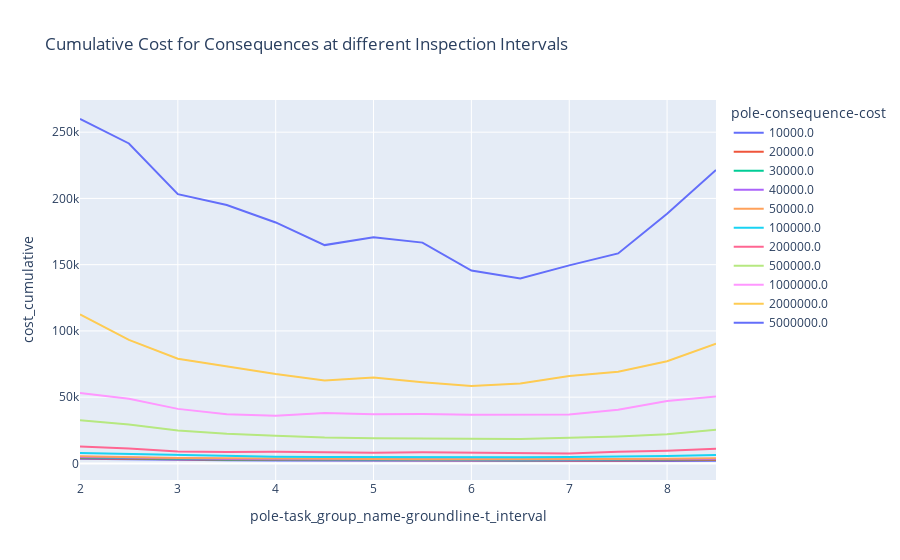
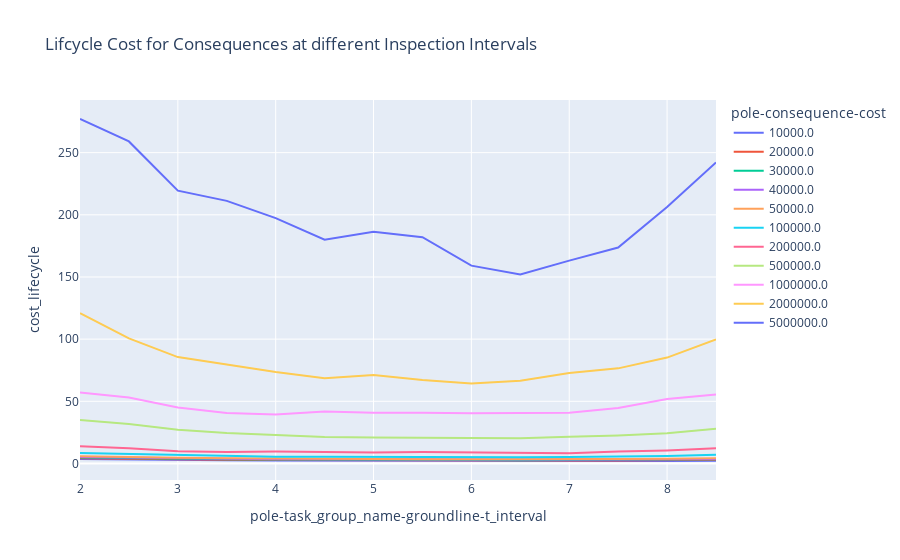
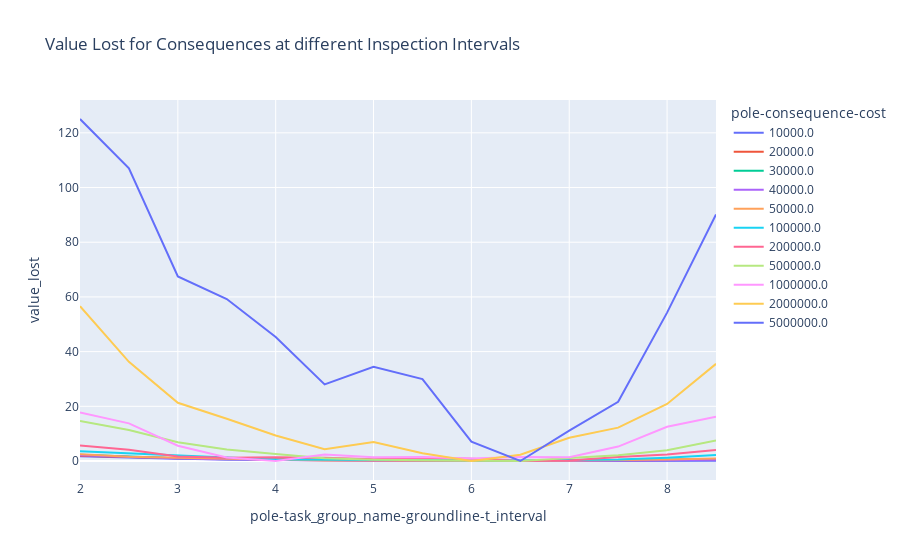

The cell these charts' notebook holds for them, in order:
### Code cell
df_plot = df_total.copy(deep=True)
df_plot['pole-task_group_name-groundline-t_interval'] = df_plot['pole-task_group_name-groundline-t_interval'] / 12

px.line(df_plot.reset_index(), x=x_axis, y='cost_cumulative', color=y_axis, title = "Cumulative Cost for Consequences at different Inspection Intervals").show()
px.line(df_plot.reset_index(), x=x_axis, y='cost_lifecycle', color=y_axis, title = "Lifcycle Cost for Consequences at different Inspection Intervals").show()
px.line(df_plot.reset_index(), x=x_axis, y='value_lost', color=y_axis, title = "Value Lost for Consequences at different Inspection Intervals").show()

### Figure 1 — Plotly figure (JSON) as saved in the notebook; plotly's stock layout.template omitted (floating-point values rounded to 4 significant figures)
{"data": [{"hovertemplate": "pole-consequence-cost=10000.0<br>pole-task_group_name-groundline-t_interval=%{x}<br>cost_cumulative=%{y}<extra></extra>", "legendgroup": "10000.0", "line": {"color": "#636efa", "dash": "solid"}, "mode": "lines", "name": "10000.0", "orientation": "v", "showlegend": true, "type": "scatter", "x": [2, 2.5, 3, 3.5, 4, 4.5, 5, 5.5, 6, 6.5, 7, 7.5, 8, 8.5], "xaxis": "x", "y": [3436.0, 2951.0, 2619.0, 2358.0, 2203.0, 2087.0, 2030.0, 1990.0, 1934.0, 1809.0, 1843.0, 1843.0, 1840.0, 1930.0], "yaxis": "y"}, {"hovertemplate": "pole-consequence-cost=20000.0<br>pole-task_group_name-groundline-t_interval=%{x}<br>cost_cumulative=%{y}<extra></extra>", "legendgroup": "20000.0", "line": {"color": "#EF553B", "dash": "solid"}, "mode": "lines", "name": "20000.0", "orientation": "v", "showlegend": true, "type": "scatter", "x": [2, 2.5, 3, 3.5, 4, 4.5, 5, 5.5, 6, 6.5, 7, 7.5, 8, 8.5], "xaxis": "x", "y": [3912.0, 3416.0, 3004.0, 2824.0, 2550.0, 2412.0, 2308.0, 2219.0, 2071.0, 2100.0, 2135.0, 2215.0, 2380.0, 2623.0], "yaxis": "y"}, {"hovertemplate": "pole-consequence-cost=30000.0<br>pole-task_group_name-groundline-t_interval=%{x}<br>cost_cumulative=%{y}<extra></extra>", "legendgroup": "30000.0", "line": {"color": "#00cc96", "dash": "solid"}, "mode": "lines", "name": "30000.0", "orientation": "v", "showlegend": true, "type": "scatter", "x": [2, 2.5, 3, 3.5, 4, 4.5, 5, 5.5, 6, 6.5, 7, 7.5, 8, 8.5], "xaxis": "x", "y": [4543.0, 3864.0, 3366.0, 3011.0, 2881.0, 2652.0, 2579.0, 2535.0, 2498.0, 2408.0, 2512.0, 2546.0, 2793.0, 3046.0], "yaxis": "y"}, {"hovertemplate": "pole-consequence-cost=40000.0<br>pole-task_group_name-groundline-t_interval=%{x}<br>cost_cumulative=%{y}<extra></extra>", "legendgroup": "40000.0", "line": {"color": "#ab63fa", "dash": "solid"}, "mode": "lines", "name": "40000.0", "orientation": "v", "showlegend": true, "type": "scatter", "x": [2, 2.5, 3, 3.5, 4, 4.5, 5, 5.5, 6, 6.5, 7, 7.5, 8, 8.5], "xaxis": "x", "y": [4861.0, 4257.0, 3736.0, 3389.0, 3112.0, 2968.0, 2857.0, 2830.0, 2854.0, 2850.0, 2855.0, 2949.0, 3129.0, 3245.0], "yaxis": "y"}, {"hovertemplate": "pole-consequence-cost=50000.0<br>pole-task_group_name-groundline-t_interval=%{x}<br>cost_cumulative=%{y}<extra></extra>", "legendgroup": "50000.0", "line": {"color": "#FFA15A", "dash": "solid"}, "mode": "lines", "name": "50000.0", "orientation": "v", "showlegend": true, "type": "scatter", "x": [2, 2.5, 3, 3.5, 4, 4.5, 5, 5.5, 6, 6.5, 7, 7.5, 8, 8.5], "xaxis": "x", "y": [5383.0, 4536.0, 4131.0, 3832.0, 3522.0, 3267.0, 3229.0, 3154.0, 3070.0, 3041.0, 3181.0, 3342.0, 3534.0, 3908.0], "yaxis": "y"}, {"hovertemplate": "pole-consequence-cost=100000.0<br>pole-task_group_name-groundline-t_interval=%{x}<br>cost_cumulative=%{y}<extra></extra>", "legendgroup": "100000.0", "line": {"color": "#19d3f3", "dash": "solid"}, "mode": "lines", "name": "100000.0", "orientation": "v", "showlegend": true, "type": "scatter", "x": [2, 2.5, 3, 3.5, 4, 4.5, 5, 5.5, 6, 6.5, 7, 7.5, 8, 8.5], "xaxis": "x", "y": [7890.0, 7075.0, 6177.0, 5634.0, 4975.0, 4857.0, 4742.0, 4564.0, 4462.0, 4602.0, 4800.0, 4948.0, 5541.0, 6418.0], "yaxis": "y"}, {"hovertemplate": "pole-consequence-cost=200000.0<br>pole-task_group_name-groundline-t_interval=%{x}<br>cost_cumulative=%{y}<extra></extra>", "legendgroup": "200000.0", "line": {"color": "#FF6692", "dash": "solid"}, "mode": "lines", "name": "200000.0", "orientation": "v", "showlegend": true, "type": "scatter", "x": [2, 2.5, 3, 3.5, 4, 4.5, 5, 5.5, 6, 6.5, 7, 7.5, 8, 8.5], "xaxis": "x", "y": [12770.0, 11270.0, 8981.0, 8513.0, 8718.0, 8520.0, 8016.0, 8437.0, 8111.0, 7364.0, 7532.0, 8697.0, 9550.0, 11060.0], "yaxis": "y"}, {"hovertemplate": "pole-consequence-cost=500000.0<br>pole-task_group_name-groundline-t_interval=%{x}<br>cost_cumulative=%{y}<extra></extra>", "legendgroup": "500000.0", "line": {"color": "#B6E880", "dash": "solid"}, "mode": "lines", "name": "500000.0", "orientation": "v", "showlegend": true, "type": "scatter", "x": [2, 2.5, 3, 3.5, 4, 4.5, 5, 5.5, 6, 6.5, 7, 7.5, 8, 8.5], "xaxis": "x", "y": [32570.0, 29290.0, 24920.0, 22410.0, 20860.0, 19450.0, 18990.0, 18830.0, 18590.0, 18470.0, 19370.0, 20360.0, 22050.0, 25360.0], "yaxis": "y"}, {"hovertemplate": "pole-consequence-cost=1000000.0<br>pole-task_group_name-groundline-t_interval=%{x}<br>cost_cumulative=%{y}<extra></extra>", "legendgroup": "1000000.0", "line": {"color": "#FF97FF", "dash": "solid"}, "mode": "lines", "name": "1000000.0", "orientation": "v", "showlegend": true, "type": "scatter", "x": [2, 2.5, 3, 3.5, 4, 4.5, 5, 5.5, 6, 6.5, 7, 7.5, 8, 8.5], "xaxis": "x", "y": [53100.0, 48840.0, 41160.0, 37160.0, 36030.0, 37964, 37110.0, 37260.0, 36640.0, 36990.0, 36970.0, 40570.0, 47170.0, 50570.0], "yaxis": "y"}, {"hovertemplate": "pole-consequence-cost=2000000.0<br>pole-task_group_name-groundline-t_interval=%{x}<br>cost_cumulative=%{y}<extra></extra>", "legendgroup": "2000000.0", "line": {"color": "#FECB52", "dash": "solid"}, "mode": "lines", "name": "2000000.0", "orientation": "v", "showlegend": true, "type": "scatter", "x": [2, 2.5, 3, 3.5, 4, 4.5, 5, 5.5, 6, 6.5, 7, 7.5, 8, 8.5], "xaxis": "x", "y": [112500.0, 93260.0, 78970.0, 73190.0, 67450.0, 62560.0, 64920.0, 61270.0, 58420.0, 60370.0, 65930.0, 69110.0, 77110.0, 90340.0], "yaxis": "y"}, {"hovertemplate": "pole-consequence-cost=5000000.0<br>pole-task_group_name-groundline-t_interval=%{x}<br>cost_cumulative=%{y}<extra></extra>", "legendgroup": "5000000.0", "line": {"color": "#636efa", "dash": "solid"}, "mode": "lines", "name": "5000000.0", "orientation": "v", "showlegend": true, "type": "scatter", "x": [2, 2.5, 3, 3.5, 4, 4.5, 5, 5.5, 6, 6.5, 7, 7.5, 8, 8.5], "xaxis": "x", "y": [259900.0, 241500.0, 203200.0, 195000.0, 181900.0, 164800.0, 170700.0, 166600.0, 145600.0, 139500.0, 149500.0, 158500.0, 188500.0, 221500.0], "yaxis": "y"}], "layout": {"legend": {"title": {"text": "pole-consequence-cost"}, "tracegroupgap": 0}, "title": {"text": "Cumulative Cost for Consequences at different Inspection Intervals"}, "xaxis": {"anchor": "y", "domain": [0, 1], "title": {"text": "pole-task_group_name-groundline-t_interval"}}, "yaxis": {"anchor": "x", "domain": [0, 1], "title": {"text": "cost_cumulative"}}}}

### Figure 2 — Plotly figure (JSON) as saved in the notebook; plotly's stock layout.template omitted (floating-point values rounded to 4 significant figures)
{"data": [{"hovertemplate": "pole-consequence-cost=10000.0<br>pole-task_group_name-groundline-t_interval=%{x}<br>cost_lifecycle=%{y}<extra></extra>", "legendgroup": "10000.0", "line": {"color": "#636efa", "dash": "solid"}, "mode": "lines", "name": "10000.0", "orientation": "v", "showlegend": true, "type": "scatter", "x": [2, 2.5, 3, 3.5, 4, 4.5, 5, 5.5, 6, 6.5, 7, 7.5, 8, 8.5], "xaxis": "x", "y": [3.693, 3.182, 2.835, 2.559, 2.422, 2.294, 2.24, 2.201, 2.143, 1.989, 2.028, 2.03, 2.022, 2.115], "yaxis": "y"}, {"hovertemplate": "pole-consequence-cost=20000.0<br>pole-task_group_name-groundline-t_interval=%{x}<br>cost_lifecycle=%{y}<extra></extra>", "legendgroup": "20000.0", "line": {"color": "#EF553B", "dash": "solid"}, "mode": "lines", "name": "20000.0", "orientation": "v", "showlegend": true, "type": "scatter", "x": [2, 2.5, 3, 3.5, 4, 4.5, 5, 5.5, 6, 6.5, 7, 7.5, 8, 8.5], "xaxis": "x", "y": [4.215, 3.689, 3.279, 3.091, 2.8, 2.653, 2.544, 2.43, 2.271, 2.313, 2.348, 2.43, 2.617, 2.895], "yaxis": "y"}, {"hovertemplate": "pole-consequence-cost=30000.0<br>pole-task_group_name-groundline-t_interval=%{x}<br>cost_lifecycle=%{y}<extra></extra>", "legendgroup": "30000.0", "line": {"color": "#00cc96", "dash": "solid"}, "mode": "lines", "name": "30000.0", "orientation": "v", "showlegend": true, "type": "scatter", "x": [2, 2.5, 3, 3.5, 4, 4.5, 5, 5.5, 6, 6.5, 7, 7.5, 8, 8.5], "xaxis": "x", "y": [4.895, 4.183, 3.664, 3.297, 3.168, 2.928, 2.849, 2.8, 2.757, 2.652, 2.759, 2.791, 3.071, 3.362], "yaxis": "y"}, {"hovertemplate": "pole-consequence-cost=40000.0<br>pole-task_group_name-groundline-t_interval=%{x}<br>cost_lifecycle=%{y}<extra></extra>", "legendgroup": "40000.0", "line": {"color": "#ab63fa", "dash": "solid"}, "mode": "lines", "name": "40000.0", "orientation": "v", "showlegend": true, "type": "scatter", "x": [2, 2.5, 3, 3.5, 4, 4.5, 5, 5.5, 6, 6.5, 7, 7.5, 8, 8.5], "xaxis": "x", "y": [5.203, 4.582, 4.065, 3.711, 3.427, 3.288, 3.162, 3.122, 3.161, 3.151, 3.146, 3.259, 3.451, 3.575], "yaxis": "y"}, {"hovertemplate": "pole-consequence-cost=50000.0<br>pole-task_group_name-groundline-t_interval=%{x}<br>cost_lifecycle=%{y}<extra></extra>", "legendgroup": "50000.0", "line": {"color": "#FFA15A", "dash": "solid"}, "mode": "lines", "name": "50000.0", "orientation": "v", "showlegend": true, "type": "scatter", "x": [2, 2.5, 3, 3.5, 4, 4.5, 5, 5.5, 6, 6.5, 7, 7.5, 8, 8.5], "xaxis": "x", "y": [5.803, 4.938, 4.508, 4.188, 3.86, 3.569, 3.549, 3.465, 3.388, 3.36, 3.508, 3.671, 3.891, 4.286], "yaxis": "y"}, {"hovertemplate": "pole-consequence-cost=100000.0<br>pole-task_group_name-groundline-t_interval=%{x}<br>cost_lifecycle=%{y}<extra></extra>", "legendgroup": "100000.0", "line": {"color": "#19d3f3", "dash": "solid"}, "mode": "lines", "name": "100000.0", "orientation": "v", "showlegend": true, "type": "scatter", "x": [2, 2.5, 3, 3.5, 4, 4.5, 5, 5.5, 6, 6.5, 7, 7.5, 8, 8.5], "xaxis": "x", "y": [8.403, 7.603, 6.712, 6.138, 5.442, 5.339, 5.197, 5.003, 4.878, 5.029, 5.242, 5.415, 6.076, 7.05], "yaxis": "y"}, {"hovertemplate": "pole-consequence-cost=200000.0<br>pole-task_group_name-groundline-t_interval=%{x}<br>cost_lifecycle=%{y}<extra></extra>", "legendgroup": "200000.0", "line": {"color": "#FF6692", "dash": "solid"}, "mode": "lines", "name": "200000.0", "orientation": "v", "showlegend": true, "type": "scatter", "x": [2, 2.5, 3, 3.5, 4, 4.5, 5, 5.5, 6, 6.5, 7, 7.5, 8, 8.5], "xaxis": "x", "y": [13.78, 12.22, 9.759, 9.285, 9.547, 9.361, 8.816, 9.313, 8.938, 8.137, 8.318, 9.57, 10.49, 12.17], "yaxis": "y"}, {"hovertemplate": "pole-consequence-cost=500000.0<br>pole-task_group_name-groundline-t_interval=%{x}<br>cost_lifecycle=%{y}<extra></extra>", "legendgroup": "500000.0", "line": {"color": "#B6E880", "dash": "solid"}, "mode": "lines", "name": "500000.0", "orientation": "v", "showlegend": true, "type": "scatter", "x": [2, 2.5, 3, 3.5, 4, 4.5, 5, 5.5, 6, 6.5, 7, 7.5, 8, 8.5], "xaxis": "x", "y": [35.0, 31.7, 27.18, 24.6, 22.9, 21.35, 20.82, 20.61, 20.44, 20.35, 21.43, 22.46, 24.32, 27.83], "yaxis": "y"}, {"hovertemplate": "pole-consequence-cost=1000000.0<br>pole-task_group_name-groundline-t_interval=%{x}<br>cost_lifecycle=%{y}<extra></extra>", "legendgroup": "1000000.0", "line": {"color": "#FF97FF", "dash": "solid"}, "mode": "lines", "name": "1000000.0", "orientation": "v", "showlegend": true, "type": "scatter", "x": [2, 2.5, 3, 3.5, 4, 4.5, 5, 5.5, 6, 6.5, 7, 7.5, 8, 8.5], "xaxis": "x", "y": [57.14, 53.12, 44.94, 40.66, 39.37, 41.76, 40.76, 40.87, 40.32, 40.81, 40.73, 44.64, 51.89, 55.56], "yaxis": "y"}, {"hovertemplate": "pole-consequence-cost=2000000.0<br>pole-task_group_name-groundline-t_interval=%{x}<br>cost_lifecycle=%{y}<extra></extra>", "legendgroup": "2000000.0", "line": {"color": "#FECB52", "dash": "solid"}, "mode": "lines", "name": "2000000.0", "orientation": "v", "showlegend": true, "type": "scatter", "x": [2, 2.5, 3, 3.5, 4, 4.5, 5, 5.5, 6, 6.5, 7, 7.5, 8, 8.5], "xaxis": "x", "y": [120.9, 100.5, 85.58, 79.77, 73.62, 68.61, 71.22, 67.17, 64.3, 66.57, 72.8, 76.5, 85.15, 99.82], "yaxis": "y"}, {"hovertemplate": "pole-consequence-cost=5000000.0<br>pole-task_group_name-groundline-t_interval=%{x}<br>cost_lifecycle=%{y}<extra></extra>", "legendgroup": "5000000.0", "line": {"color": "#636efa", "dash": "solid"}, "mode": "lines", "name": "5000000.0", "orientation": "v", "showlegend": true, "type": "scatter", "x": [2, 2.5, 3, 3.5, 4, 4.5, 5, 5.5, 6, 6.5, 7, 7.5, 8, 8.5], "xaxis": "x", "y": [277.1, 259.0, 219.5, 211.2, 197.4, 180.0, 186.4, 182.0, 159.1, 152.0, 163.1, 173.7, 206.3, 242.2], "yaxis": "y"}], "layout": {"legend": {"title": {"text": "pole-consequence-cost"}, "tracegroupgap": 0}, "title": {"text": "Lifcycle Cost for Consequences at different Inspection Intervals"}, "xaxis": {"anchor": "y", "domain": [0, 1], "title": {"text": "pole-task_group_name-groundline-t_interval"}}, "yaxis": {"anchor": "x", "domain": [0, 1], "title": {"text": "cost_lifecycle"}}}}

### Figure 3 — Plotly figure (JSON) as saved in the notebook; plotly's stock layout.template omitted (floating-point values rounded to 4 significant figures)
{"data": [{"hovertemplate": "pole-consequence-cost=10000.0<br>pole-task_group_name-groundline-t_interval=%{x}<br>value_lost=%{y}<extra></extra>", "legendgroup": "10000.0", "line": {"color": "#636efa", "dash": "solid"}, "mode": "lines", "name": "10000.0", "orientation": "v", "showlegend": true, "type": "scatter", "x": [2, 2.5, 3, 3.5, 4, 4.5, 5, 5.5, 6, 6.5, 7, 7.5, 8, 8.5], "xaxis": "x", "y": [1.704, 1.193, 0.8465, 0.5704, 0.433, 0.3052, 0.2509, 0.2125, 0.1536, 0, 0.03929, 0.04139, 0.03314, 0.1257], "yaxis": "y"}, {"hovertemplate": "pole-consequence-cost=20000.0<br>pole-task_group_name-groundline-t_interval=%{x}<br>value_lost=%{y}<extra></extra>", "legendgroup": "20000.0", "line": {"color": "#EF553B", "dash": "solid"}, "mode": "lines", "name": "20000.0", "orientation": "v", "showlegend": true, "type": "scatter", "x": [2, 2.5, 3, 3.5, 4, 4.5, 5, 5.5, 6, 6.5, 7, 7.5, 8, 8.5], "xaxis": "x", "y": [1.944, 1.418, 1.007, 0.8193, 0.5284, 0.3813, 0.2724, 0.159, 0, 0.04133, 0.07622, 0.159, 0.3459, 0.6237], "yaxis": "y"}, {"hovertemplate": "pole-consequence-cost=30000.0<br>pole-task_group_name-groundline-t_interval=%{x}<br>value_lost=%{y}<extra></extra>", "legendgroup": "30000.0", "line": {"color": "#00cc96", "dash": "solid"}, "mode": "lines", "name": "30000.0", "orientation": "v", "showlegend": true, "type": "scatter", "x": [2, 2.5, 3, 3.5, 4, 4.5, 5, 5.5, 6, 6.5, 7, 7.5, 8, 8.5], "xaxis": "x", "y": [2.243, 1.531, 1.012, 0.6447, 0.5159, 0.2759, 0.1968, 0.1481, 0.1046, 0, 0.1068, 0.1388, 0.4186, 0.71], "yaxis": "y"}, {"hovertemplate": "pole-consequence-cost=40000.0<br>pole-task_group_name-groundline-t_interval=%{x}<br>value_lost=%{y}<extra></extra>", "legendgroup": "40000.0", "line": {"color": "#ab63fa", "dash": "solid"}, "mode": "lines", "name": "40000.0", "orientation": "v", "showlegend": true, "type": "scatter", "x": [2, 2.5, 3, 3.5, 4, 4.5, 5, 5.5, 6, 6.5, 7, 7.5, 8, 8.5], "xaxis": "x", "y": [2.081, 1.46, 0.9432, 0.5895, 0.3055, 0.1664, 0.04001, 0, 0.03932, 0.029, 0.02413, 0.1368, 0.3291, 0.4531], "yaxis": "y"}, {"hovertemplate": "pole-consequence-cost=50000.0<br>pole-task_group_name-groundline-t_interval=%{x}<br>value_lost=%{y}<extra></extra>", "legendgroup": "50000.0", "line": {"color": "#FFA15A", "dash": "solid"}, "mode": "lines", "name": "50000.0", "orientation": "v", "showlegend": true, "type": "scatter", "x": [2, 2.5, 3, 3.5, 4, 4.5, 5, 5.5, 6, 6.5, 7, 7.5, 8, 8.5], "xaxis": "x", "y": [2.443, 1.577, 1.148, 0.8277, 0.4994, 0.2086, 0.1886, 0.1049, 0.02811, 0, 0.1477, 0.3105, 0.5308, 0.9256], "yaxis": "y"}, {"hovertemplate": "pole-consequence-cost=100000.0<br>pole-task_group_name-groundline-t_interval=%{x}<br>value_lost=%{y}<extra></extra>", "legendgroup": "100000.0", "line": {"color": "#19d3f3", "dash": "solid"}, "mode": "lines", "name": "100000.0", "orientation": "v", "showlegend": true, "type": "scatter", "x": [2, 2.5, 3, 3.5, 4, 4.5, 5, 5.5, 6, 6.5, 7, 7.5, 8, 8.5], "xaxis": "x", "y": [3.526, 2.725, 1.835, 1.26, 0.564, 0.4611, 0.3191, 0.1251, 0, 0.1517, 0.3645, 0.5376, 1.198, 2.172], "yaxis": "y"}, {"hovertemplate": "pole-consequence-cost=200000.0<br>pole-task_group_name-groundline-t_interval=%{x}<br>value_lost=%{y}<extra></extra>", "legendgroup": "200000.0", "line": {"color": "#FF6692", "dash": "solid"}, "mode": "lines", "name": "200000.0", "orientation": "v", "showlegend": true, "type": "scatter", "x": [2, 2.5, 3, 3.5, 4, 4.5, 5, 5.5, 6, 6.5, 7, 7.5, 8, 8.5], "xaxis": "x", "y": [5.644, 4.078, 1.622, 1.148, 1.41, 1.224, 0.6797, 1.176, 0.8008, 0, 0.1808, 1.433, 2.358, 4.036], "yaxis": "y"}, {"hovertemplate": "pole-consequence-cost=500000.0<br>pole-task_group_name-groundline-t_interval=%{x}<br>value_lost=%{y}<extra></extra>", "legendgroup": "500000.0", "line": {"color": "#B6E880", "dash": "solid"}, "mode": "lines", "name": "500000.0", "orientation": "v", "showlegend": true, "type": "scatter", "x": [2, 2.5, 3, 3.5, 4, 4.5, 5, 5.5, 6, 6.5, 7, 7.5, 8, 8.5], "xaxis": "x", "y": [14.65, 11.35, 6.833, 4.246, 2.551, 0.9993, 0.474, 0.2622, 0.09166, 0, 1.077, 2.11, 3.967, 7.479], "yaxis": "y"}, {"hovertemplate": "pole-consequence-cost=1000000.0<br>pole-task_group_name-groundline-t_interval=%{x}<br>value_lost=%{y}<extra></extra>", "legendgroup": "1000000.0", "line": {"color": "#FF97FF", "dash": "solid"}, "mode": "lines", "name": "1000000.0", "orientation": "v", "showlegend": true, "type": "scatter", "x": [2, 2.5, 3, 3.5, 4, 4.5, 5, 5.5, 6, 6.5, 7, 7.5, 8, 8.5], "xaxis": "x", "y": [17.77, 13.75, 5.569, 1.294, 0, 2.394, 1.388, 1.5, 0.9532, 1.445, 1.356, 5.268, 12.52, 16.19], "yaxis": "y"}, {"hovertemplate": "pole-consequence-cost=2000000.0<br>pole-task_group_name-groundline-t_interval=%{x}<br>value_lost=%{y}<extra></extra>", "legendgroup": "2000000.0", "line": {"color": "#FECB52", "dash": "solid"}, "mode": "lines", "name": "2000000.0", "orientation": "v", "showlegend": true, "type": "scatter", "x": [2, 2.5, 3, 3.5, 4, 4.5, 5, 5.5, 6, 6.5, 7, 7.5, 8, 8.5], "xaxis": "x", "y": [56.58, 36.25, 21.28, 15.47, 9.32, 4.312, 6.925, 2.868, 0, 2.275, 8.505, 12.2, 20.85, 35.52], "yaxis": "y"}, {"hovertemplate": "pole-consequence-cost=5000000.0<br>pole-task_group_name-groundline-t_interval=%{x}<br>value_lost=%{y}<extra></extra>", "legendgroup": "5000000.0", "line": {"color": "#636efa", "dash": "solid"}, "mode": "lines", "name": "5000000.0", "orientation": "v", "showlegend": true, "type": "scatter", "x": [2, 2.5, 3, 3.5, 4, 4.5, 5, 5.5, 6, 6.5, 7, 7.5, 8, 8.5], "xaxis": "x", "y": [125.1, 107.0, 67.46, 59.23, 45.36, 28.01, 34.44, 29.96, 7.108, 0, 11.12, 21.65, 54.26, 90.17], "yaxis": "y"}], "layout": {"legend": {"title": {"text": "pole-consequence-cost"}, "tracegroupgap": 0}, "title": {"text": "Value Lost for Consequences at different Inspection Intervals"}, "xaxis": {"anchor": "y", "domain": [0, 1], "title": {"text": "pole-task_group_name-groundline-t_interval"}}, "yaxis": {"anchor": "x", "domain": [0, 1], "title": {"text": "value_lost"}}}}
